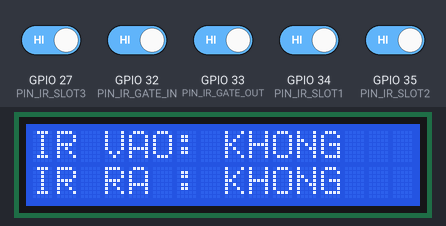
Recording of a sketch running on a simulated ESP32. Parts: 16×2 character LCD. The inputs (shaded band) are chosen by the test bench; at power-on: GPIO 27 (PIN_IR_SLOT3), GPIO 32 (PIN_IR_GATE_IN), GPIO 33 (PIN_IR_GATE_OUT), GPIO 34 (PIN_IR_SLOT1), GPIO 35 (PIN_IR_SLOT2) HIGH. WiFi joins after 1.5 s; servers stay silent unless stated; no MQTT or app messages arrive unless stated; what the sketch prints to the serial monitor is not drawn.

Above: at 3.6 s.
3.7 s: GPIO 32 (PIN_IR_GATE_IN) driven LOW
At 4.3 s:
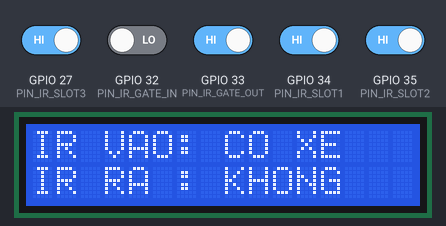
6.5 s: GPIO 27 (PIN_IR_SLOT3) driven LOW
At 8.5 s:
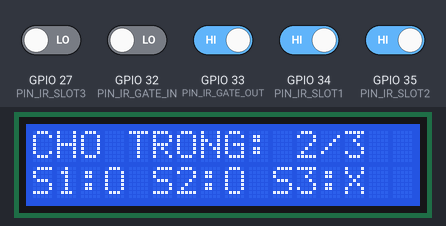
9.0 s: GPIO 33 (PIN_IR_GATE_OUT) driven LOW
At 10.4 s:
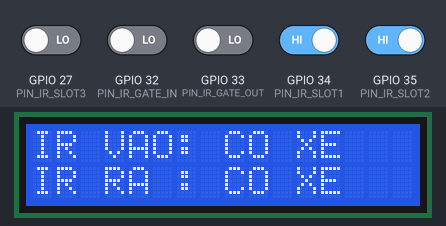
11.5 s: GPIO 32 (PIN_IR_GATE_IN) driven HIGH
At 12.3 s:
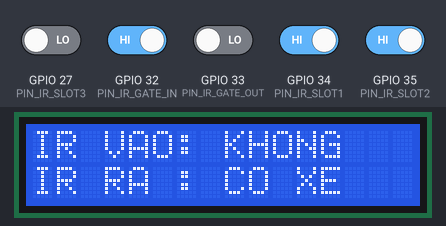
14.0 s: GPIO 34 (PIN_IR_SLOT1) driven LOW
At 15.5 s:
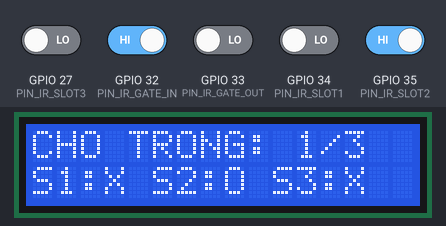
16.5 s: GPIO 35 (PIN_IR_SLOT2) driven LOW
At 17.43 s:
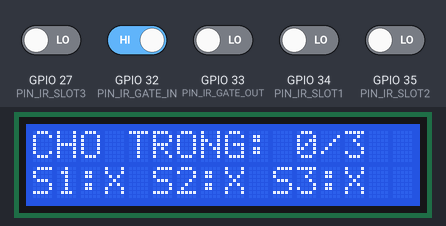
Timing chart, 0 to 19.5 s (numbered marks = the images above; inputs shaded):
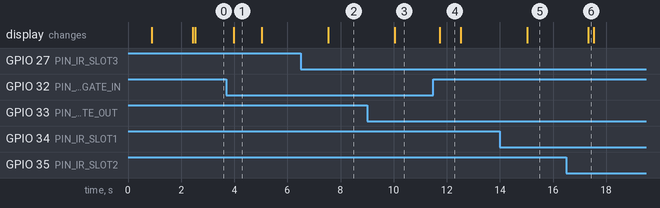

The sketch:

parking_node.ino
```cpp
/*
 * ============================================================
 *  SMART PARKING - ESP32 PARKING NODE
 * ============================================================
 *  Hardware : ESP32 DevKit V1 (30 pins)
 *             5x IR obstacle sensors (2 gates + 3 parking slots)
 *             1x LCD 16x2 I2C
 *             2x servo barriers (manual test only, not automated yet)
 *
 *  Features : - Read 5 IR sensors with per-sensor debounce
 *             - Rotate 3 LCD pages (slots / gates / network)
 *             - Publish state changes to the MQTT broker
 *             - Keep working offline: LCD and sensor logic never
 *               depend on Wi-Fi or the server
 *
 *  Libraries (install via Library Manager):
 *             LiquidCrystal I2C  (Frank de Brabander)  1.1.2
 *             ESP32Servo         (Kevin Harrington)    3.0.x
 *             PubSubClient       (Nick O'Leary)        2.8
 *
 *  Setup    : copy config.example.h to config.h, then fill in
 *             Wi-Fi credentials and the broker IP.
 *
 *  MQTT contract: see docs/mqtt-topics.md. Do not change topics or
 *  payloads here without updating the backend as well.
 * ============================================================
 */

#include <Arduino.h>
#include <Wire.h>
#include <LiquidCrystal_I2C.h>
#include <ESP32Servo.h>
#include <WiFi.h>
#include <PubSubClient.h>
#include "config.h"

// ============================================================
// 1. PINS AND HARDWARE
// ============================================================
const uint8_t PIN_IR_GATE_IN  = 32;
const uint8_t PIN_IR_GATE_OUT = 33;
const uint8_t PIN_IR_SLOT1    = 34;   // input-only pin, no internal pull-up
const uint8_t PIN_IR_SLOT2    = 35;   // input-only pin, no internal pull-up
const uint8_t PIN_IR_SLOT3    = 27;
const uint8_t PIN_SERVO_IN    = 25;
const uint8_t PIN_SERVO_OUT   = 26;
const uint8_t PIN_I2C_SDA     = 21;
const uint8_t PIN_I2C_SCL     = 22;

// Most IR obstacle modules pull OUT low when an object is detected.
// If the readings are inverted, change this to HIGH.
const int IR_DETECTED_LEVEL = LOW;

// Common I2C addresses for 16x2 LCD backpacks are 0x27 and 0x3F.
LiquidCrystal_I2C lcd(0x27, 16, 2);
Servo servoIn;
Servo servoOut;

// ============================================================
// 2. SENSOR TABLE
// ============================================================
// All sensors live in one array so they share the same debounce logic.
// Index layout: 0 = gate in, 1 = gate out, 2..4 = slot 1..3
const uint8_t N_SENSORS    = 5;
const uint8_t N_SLOTS      = 3;
const uint8_t IDX_GATE_IN  = 0;
const uint8_t IDX_GATE_OUT = 1;
const uint8_t IDX_SLOT1    = 2;

const uint8_t sensorPins[N_SENSORS] = {
  PIN_IR_GATE_IN, PIN_IR_GATE_OUT, PIN_IR_SLOT1, PIN_IR_SLOT2, PIN_IR_SLOT3
};
const char *sensorNames[N_SENSORS] = {
  "Cong vao", "Cong ra", "Slot 1", "Slot 2", "Slot 3"
};

/*
 * Debounce: a new state is accepted only after N consecutive reads agree.
 * With a 150 ms read period:
 *   - gates: 2 reads = 300 ms -> fast enough to catch a passing car
 *   - slots: 6 reads = 900 ms -> ignores people walking by and cars
 *                                 maneuvering in/out of the slot
 * Without this, a single passer-by would toggle a slot free -> occupied
 * -> free and flood the broker with meaningless messages.
 */
const uint8_t debounceReads[N_SENSORS] = {2, 2, 6, 6, 6};

bool    detected[N_SENSORS]      = {};   // confirmed (debounced) state
uint8_t mismatchCount[N_SENSORS] = {};   // consecutive reads that differ from it

// ============================================================
// 3. TIMING (ms)
// ============================================================
const unsigned long SENSOR_READ_MS       = 150;
const unsigned long LCD_PAGE_MS          = 2500;
const unsigned long HEARTBEAT_MS         = 30000;
const unsigned long WIFI_RETRY_MS        = 10000;
const unsigned long MQTT_RETRY_MS        = 3000;
const unsigned long WIFI_BOOT_TIMEOUT_MS = 8000;

unsigned long lastSensorRead = 0;
unsigned long lastLcdPage    = 0;
unsigned long lastHeartbeat  = 0;
unsigned long lastWifiTry    = 0;
unsigned long lastMqttTry    = 0;

// ============================================================
// 4. MQTT CLIENT
// ============================================================
WiFiClient   netClient;
PubSubClient mqtt(netClient);

char topicStatus[64];   // parking/device/<DEVICE_ID>/status

// ============================================================
// 5. HELPERS
// ============================================================
// Convert a sensor index (2..4) to a slot number (1..3).
uint8_t slotNumber(uint8_t sensorIdx) {
  return sensorIdx - IDX_SLOT1 + 1;
}

int freeSlots() {
  int used = 0;
  for (uint8_t i = IDX_SLOT1; i < N_SENSORS; i++) {
    if (detected[i]) used++;
  }
  return N_SLOTS - used;
}

// ============================================================
// 6. LCD
// ============================================================
uint8_t lcdPage = 0;   // 0: slots | 1: gates | 2: network

// Overwrite a full row padded with spaces instead of calling lcd.clear(),
// which causes visible flicker.
void lcdLine(uint8_t row, const char *text) {
  char buf[17];
  snprintf(buf, sizeof(buf), "%-16s", text);
  lcd.setCursor(0, row);
  lcd.print(buf);
}

void showLcd() {
  char line0[24], line1[24];

  if (lcdPage == 0) {
    snprintf(line0, sizeof(line0), "CHO TRONG: %d/%u", freeSlots(), N_SLOTS);
    snprintf(line1, sizeof(line1), "S1:%c S2:%c S3:%c",
             detected[IDX_SLOT1]     ? 'X' : 'O',
             detected[IDX_SLOT1 + 1] ? 'X' : 'O',
             detected[IDX_SLOT1 + 2] ? 'X' : 'O');
  } else if (lcdPage == 1) {
    snprintf(line0, sizeof(line0), "IR VAO: %s", detected[IDX_GATE_IN]  ? "CO XE" : "KHONG");
    snprintf(line1, sizeof(line1), "IR RA : %s", detected[IDX_GATE_OUT] ? "CO XE" : "KHONG");
  } else {
    bool wifiOk = WiFi.status() == WL_CONNECTED;
    snprintf(line0, sizeof(line0), "WiFi:%s MQTT:%s",
             wifiOk ? "OK" : "--", mqtt.connected() ? "OK" : "--");
    if (wifiOk) snprintf(line1, sizeof(line1), "%s", WiFi.localIP().toString().c_str());
    else        snprintf(line1, sizeof(line1), "Chay cuc bo");
  }

  lcdLine(0, line0);
  lcdLine(1, line1);
}

// ============================================================
// 7. MQTT PUBLISH
// ============================================================
// Slot state and lot summary are RETAINED: a client that subscribes later
// (e.g. a freshly opened dashboard) receives the current state immediately.
// Gate messages are NOT retained: they are one-off events, not state.

void publishSlot(uint8_t slotNo, bool occupied) {
  if (!mqtt.connected()) return;

  char topic[64], payload[128];
  snprintf(topic, sizeof(topic), "parking/slot/%u/state", slotNo);
  snprintf(payload, sizeof(payload),
           "{\"slot\":%u,\"state\":\"%s\",\"device\":\"%s\",\"uptime\":%lu}",
           slotNo, occupied ? "occupied" : "free", DEVICE_ID, millis() / 1000);
  mqtt.publish(topic, payload, true);
}

void publishGate(const char *gate, bool carDetected) {
  if (!mqtt.connected()) return;

  char topic[64], payload[128];
  snprintf(topic, sizeof(topic), "parking/gate/%s/event", gate);
  snprintf(payload, sizeof(payload),
           "{\"gate\":\"%s\",\"detected\":%s,\"device\":\"%s\",\"uptime\":%lu}",
           gate, carDetected ? "true" : "false", DEVICE_ID, millis() / 1000);
  mqtt.publish(topic, payload, false);
}

void publishSummary() {
  if (!mqtt.connected()) return;

  char payload[128];
  snprintf(payload, sizeof(payload),
           "{\"total\":%u,\"free\":%d,\"device\":\"%s\",\"uptime\":%lu}",
           N_SLOTS, freeSlots(), DEVICE_ID, millis() / 1000);
  mqtt.publish("parking/lot/summary", payload, true);
}

// Re-send the full state, used after every (re)connect so the broker
// never keeps stale retained values from before the outage.
void publishAll() {
  for (uint8_t i = IDX_SLOT1; i < N_SENSORS; i++) {
    publishSlot(slotNumber(i), detected[i]);
  }
  publishSummary();
}

// ============================================================
// 8. CONNECTION MANAGEMENT
// ============================================================
// Both functions are non-blocking: they return immediately if a retry
// is not due yet, so loop() keeps reading sensors and updating the LCD
// even when the network is down.

void ensureWifi() {
  if (WiFi.status() == WL_CONNECTED) return;
  if (millis() - lastWifiTry < WIFI_RETRY_MS) return;
  lastWifiTry = millis();

  Serial.println("[WiFi] dang thu ket noi lai...");
  WiFi.disconnect();
  WiFi.begin(WIFI_SSID, WIFI_PASSWORD);
}

void ensureMqtt() {
  if (WiFi.status() != WL_CONNECTED) return;
  if (mqtt.connected()) return;
  if (millis() - lastMqttTry < MQTT_RETRY_MS) return;
  lastMqttTry = millis();

  Serial.printf("[MQTT] ket noi %s ... ", MQTT_BROKER);

  /*
   * Last Will and Testament: if the ESP32 loses power or network, the
   * broker publishes "offline" (retained) on topicStatus on our behalf.
   * This lets the dashboard tell "slot is free" apart from "sensor is dead".
   */
  bool ok;
  if (strlen(MQTT_USER) > 0) {
    ok = mqtt.connect(DEVICE_ID, MQTT_USER, MQTT_PASSWORD, topicStatus, 1, true, "offline");
  } else {
    ok = mqtt.connect(DEVICE_ID, topicStatus, 1, true, "offline");
  }

  if (ok) {
    Serial.println("OK");
    mqtt.publish(topicStatus, "online", true);
    publishAll();
  } else {
    Serial.printf("THAT BAI, rc=%d\n", mqtt.state());
  }
}

// ============================================================
// 9. SENSOR READING
// ============================================================
void readSensors() {
  bool changed = false;

  for (uint8_t i = 0; i < N_SENSORS; i++) {
    bool raw = digitalRead(sensorPins[i]) == IR_DETECTED_LEVEL;

    // Reading agrees with the confirmed state: reset the counter.
    if (raw == detected[i]) {
      mismatchCount[i] = 0;
      continue;
    }

    // Reading differs: only accept it after enough consecutive reads.
    mismatchCount[i]++;
    if (mismatchCount[i] < debounceReads[i]) continue;

    detected[i]      = raw;
    mismatchCount[i] = 0;
    changed          = true;

    Serial.printf("%s: %s\n", sensorNames[i], raw ? "PHAT HIEN XE" : "KHONG CO XE");

    if (i >= IDX_SLOT1) publishSlot(slotNumber(i), raw);
    else                publishGate(i == IDX_GATE_IN ? "in" : "out", raw);
  }

  if (changed) {
    publishSummary();
    showLcd();
  }
}

// ============================================================
// 10. SERIAL COMMANDS (debug)
// ============================================================
// Blocks for ~2.5 s because of delay(). Acceptable here since it is only
// triggered manually from the Serial Monitor for hardware testing.
void testServo(uint8_t pin, Servo &motor, const char *name) {
  Serial.printf("Dang test %s\n", name);
  motor.setPeriodHertz(50);
  motor.attach(pin, 500, 2400);
  motor.write(0);   delay(700);
  motor.write(75);  delay(900);
  motor.write(0);   delay(900);
  motor.detach();
  Serial.println("Da test xong. Neu servo khong quay, kiem tra 5V/GND/SIGNAL.");
}

void printSensorStatus() {
  for (uint8_t i = 0; i < N_SENSORS; i++) {
    Serial.printf("%-9s (GPIO%2u): %s\n",
                  sensorNames[i], sensorPins[i], detected[i] ? "CO XE" : "TRONG");
  }
  Serial.printf("Cho trong: %d/%u\n", freeSlots(), N_SLOTS);
}

void printNetworkStatus() {
  Serial.printf("Wi-Fi: %s  IP: %s  MQTT: %s (rc=%d)\n",
                WiFi.status() == WL_CONNECTED ? "OK" : "MAT",
                WiFi.localIP().toString().c_str(),
                mqtt.connected() ? "OK" : "MAT", mqtt.state());
}

void handleSerialCommands() {
  while (Serial.available()) {
    char cmd = Serial.read();
    switch (cmd) {
      case '1':           testServo(PIN_SERVO_IN,  servoIn,  "CONG VAO"); break;
      case '2':           testServo(PIN_SERVO_OUT, servoOut, "CONG RA");  break;
      case 's': case 'S': printSensorStatus();  break;
      case 'w': case 'W': printNetworkStatus(); break;
      default: break;   // ignore newline and unknown characters
    }
  }
}

// ============================================================
// 11. SETUP
// ============================================================
void setup() {
  Serial.begin(115200);
  delay(800);   // give the Serial Monitor time to attach

  Wire.begin(PIN_I2C_SDA, PIN_I2C_SCL);
  lcd.init();
  lcd.backlight();
  lcdLine(0, "Smart Parking");
  lcdLine(1, "Dang khoi dong");

  /*
   * GPIO34/35 are input-only and have NO internal pull-up, so they must use
   * INPUT. If the IR module has an open-collector NPN output (e.g. E18-D80NK),
   * add an external 10k resistor from OUT to 3V3 on these two pins, otherwise
   * the reading floats. The other pins use the internal pull-up.
   */
  for (uint8_t i = 0; i < N_SENSORS; i++) {
    bool inputOnly = sensorPins[i] == 34 || sensorPins[i] == 35;
    pinMode(sensorPins[i], inputOnly ? INPUT : INPUT_PULLUP);
    detected[i]      = digitalRead(sensorPins[i]) == IR_DETECTED_LEVEL;
    mismatchCount[i] = 0;
  }

  snprintf(topicStatus, sizeof(topicStatus), "parking/device/%s/status", DEVICE_ID);

  WiFi.mode(WIFI_STA);
  WiFi.setAutoReconnect(true);
  WiFi.begin(WIFI_SSID, WIFI_PASSWORD);
  mqtt.setServer(MQTT_BROKER, MQTT_PORT);
  mqtt.setKeepAlive(15);

  // Wait for Wi-Fi with a timeout, never forever: the node must still
  // work locally if the network is unavailable. ensureWifi() retries later.
  unsigned long start = millis();
  while (WiFi.status() != WL_CONNECTED && millis() - start < WIFI_BOOT_TIMEOUT_MS) {
    delay(250);
  }

  Serial.println("\n=== SMART PARKING ESP32 ===");
  if (WiFi.status() == WL_CONNECTED) {
    Serial.printf("Wi-Fi OK, IP = %s\n", WiFi.localIP().toString().c_str());
  } else {
    Serial.println("Chua co Wi-Fi - chay o che do cuc bo, se tu thu lai.");
  }
  Serial.println("Lenh Serial:  1 = test servo VAO | 2 = test servo RA");
  Serial.println("              s = in trang thai  | w = in thong tin mang");
  Serial.println("X = co xe; O = trong.");

  showLcd();
}

// ============================================================
// 12. MAIN LOOP (non-blocking, scheduled with millis())
// ============================================================
void loop() {
  ensureWifi();
  ensureMqtt();
  mqtt.loop();

  handleSerialCommands();

  if (millis() - lastSensorRead >= SENSOR_READ_MS) {
    lastSensorRead = millis();
    readSensors();
  }

  if (millis() - lastLcdPage >= LCD_PAGE_MS) {
    lastLcdPage = millis();
    lcdPage = (lcdPage + 1) % 3;
    showLcd();
  }

  // Heartbeat: periodic summary proves the node is alive even when
  // no sensor changes.
  if (millis() - lastHeartbeat >= HEARTBEAT_MS) {
    lastHeartbeat = millis();
    publishSummary();
  }
}
```

config.example.h
```cpp
/*
 * Configuration template for parking_node.
 *
 * Usage: copy this file to config.h and fill in real values.
 * config.h is gitignored because it contains the Wi-Fi password.
 */

#pragma once

// Wi-Fi: ESP32 only supports 2.4 GHz networks.
#define WIFI_SSID      "your-wifi-name"
#define WIFI_PASSWORD  "your-wifi-password"

// MQTT broker: must be the laptop's LAN IP (e.g. 192.168.1.10),
// NOT localhost / 127.0.0.1 - those point to the ESP32 itself.
#define MQTT_BROKER    "192.168.1.10"
#define MQTT_PORT      1883

// Leave both empty if Mosquitto runs with allow_anonymous true.
#define MQTT_USER      ""
#define MQTT_PASSWORD  ""

// Unique device ID: used as MQTT client ID and in every payload.
#define DEVICE_ID      "esp32-01"
```

Measured:
- after the input at 3.7 s, the display: changes after 0.29 s (image 1)
- after the input at 6.5 s, the display: changes after 1.0 s (image 2)
- after the input at 9.0 s, the display: changes after 1.0 s (image 3)
- after the input at 11.5 s, the display: changes after 0.23 s (image 4)
- after the input at 14.0 s, the display: changes after 1.0 s (image 5)
- after the input at 16.5 s, the display: changes after 0.83 s (image 6)
- what the display in image 1 shows lasts 1.0 s, from 4.0 s to 5.0 s
